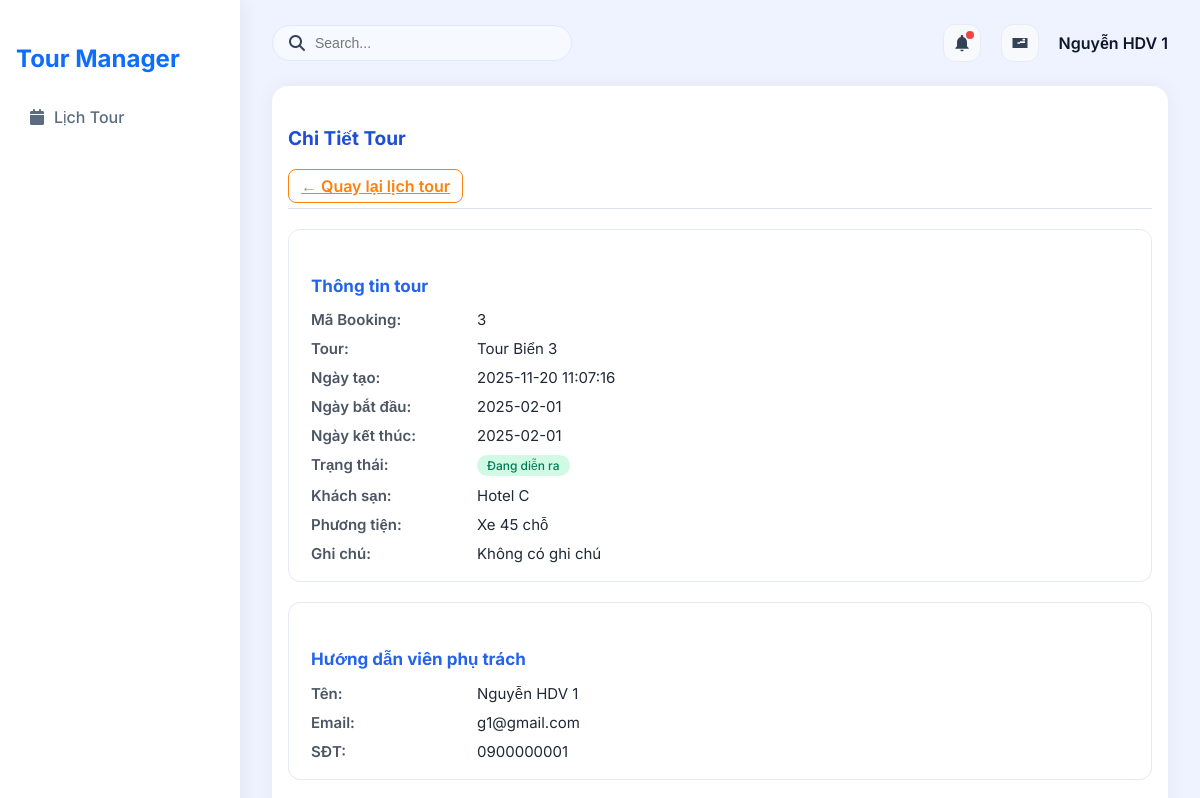
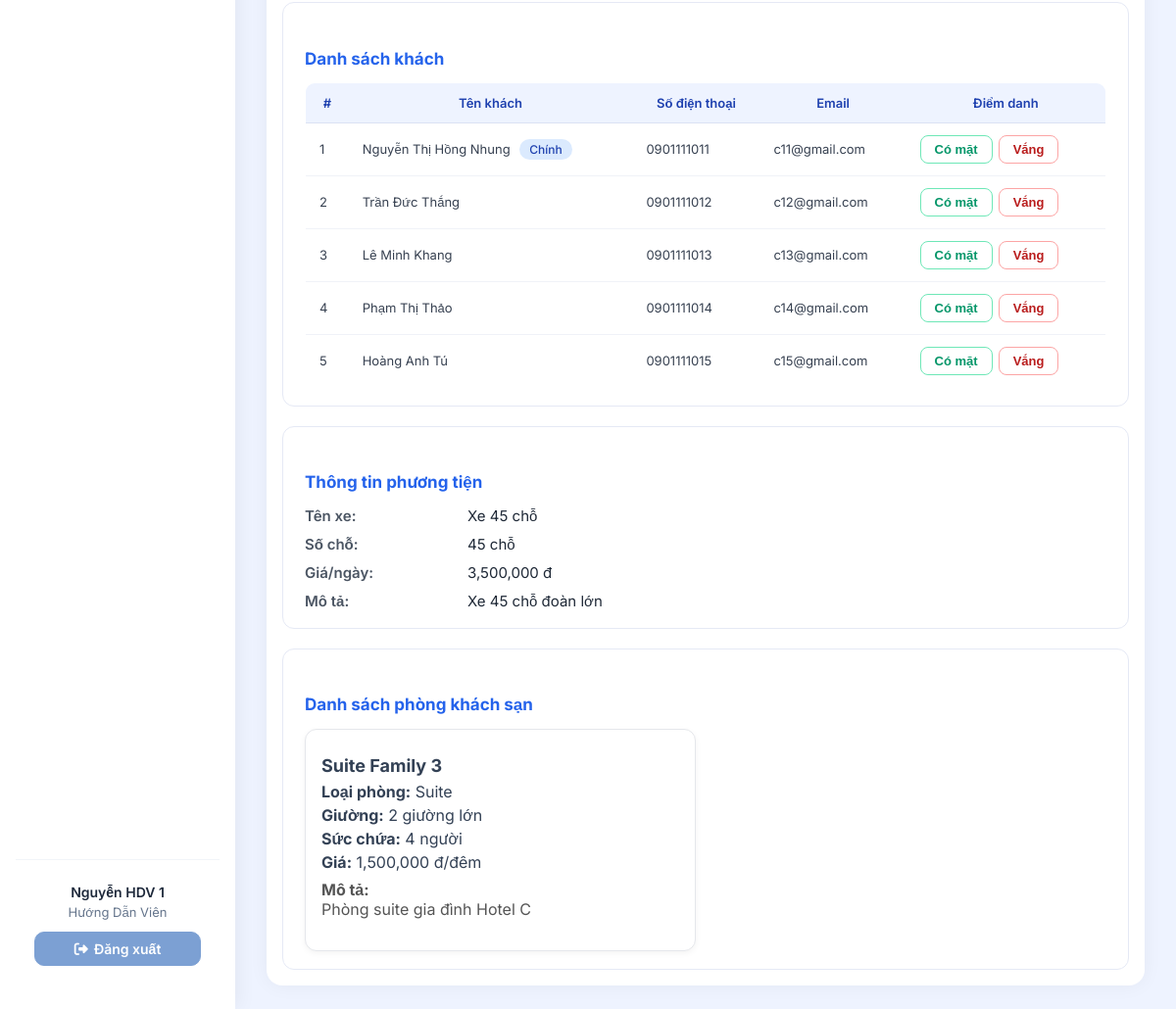
Screenshot of /?action=guide-detailGuideBooking&id=3 (signed in) with the database file from the repository (2 pictures, top to bottom).
### tables this page shows
CREATE TABLE `bookings` (
  `booking_id` int NOT NULL,
  `tour_id` int DEFAULT NULL,
  `guide_id` int DEFAULT NULL,
  `hotel_id` int DEFAULT NULL,
  `vehicle_id` int DEFAULT NULL,
  `status` enum('cho_duyet','dang_dien_ra','da_hoan_thanh','da_huy') NOT NULL DEFAULT 'cho_duyet',
  `report` text,
  `created_at` timestamp NULL DEFAULT CURRENT_TIMESTAMP,
  `start_date` date DEFAULT NULL,
  `end_date` date DEFAULT NULL,
  `total_price` decimal(12,2) NOT NULL DEFAULT '0.00'
);

CREATE TABLE `tours` (
  `tour_id` int NOT NULL,
  `tour_name` varchar(150) NOT NULL,
  `description` text,
  `price_adult` int NOT NULL DEFAULT '0',
  `price_child` int NOT NULL DEFAULT '0',
  `price_vip` int NOT NULL DEFAULT '0',
  `price` decimal(12,2) DEFAULT NULL,
  `category_id` int DEFAULT NULL,
  `tour_images` varchar(255) DEFAULT NULL
);

CREATE TABLE `hotels` (
  `hotel_service_id` int NOT NULL,
  `service_name` varchar(255) DEFAULT NULL,
  `room_type` varchar(255) DEFAULT NULL,
  `price_per_night` decimal(12,2) DEFAULT NULL,
  `description` text,
  `hotel_image` varchar(255) DEFAULT NULL,
  `total_rooms` int NOT NULL DEFAULT '0'
);

CREATE TABLE `vehicles` (
  `vehicle_service_id` int NOT NULL,
  `service_name` varchar(255) DEFAULT NULL,
  `seat` int DEFAULT NULL,
  `price_per_day` decimal(12,2) DEFAULT NULL,
  `description` text
);

CREATE TABLE `users` (
  `user_id` int NOT NULL,
  `username` varchar(50) NOT NULL,
  `password` varchar(255) NOT NULL,
  `role` enum('admin','guide') NOT NULL DEFAULT 'guide',
  `name` varchar(100) DEFAULT NULL,
  `email` varchar(100) DEFAULT NULL,
  `phone` varchar(20) DEFAULT NULL
);

CREATE TABLE `booking_customers` (
  `id` int NOT NULL,
  `booking_id` int NOT NULL,
  `customer_id` int NOT NULL,
  `is_main` tinyint(1) DEFAULT '0'
);

CREATE TABLE `customers` (
  `customer_id` int NOT NULL,
  `full_name` varchar(100) DEFAULT NULL,
  `email` varchar(100) DEFAULT NULL,
  `phone` varchar(20) DEFAULT NULL,
  `role` enum('adult','child','vip') NOT NULL DEFAULT 'adult',
  `address` varchar(255) DEFAULT NULL
);

CREATE TABLE `hotel_rooms` (
  `room_id` int NOT NULL,
  `hotel_id` int NOT NULL,
  `room_name` varchar(255) NOT NULL,
  `room_type` varchar(100) NOT NULL,
  `capacity` int DEFAULT '2',
  `bed_type` varchar(100) DEFAULT '1 giường đôi',
  `price_per_night` decimal(12,2) NOT NULL,
  `description` text,
  `status` enum('available','booked') DEFAULT 'available',
  `booking_id` int DEFAULT NULL,
  `room_number` varchar(50) NOT NULL,
  `floor` int DEFAULT '1'
);

### controllers/GuideScheduleController.php (called while the page is built, shortened)
<?php
class GuideScheduleController
{
    private $bookingQuery;
    function __construct()
    {
        $this->bookingQuery = new BookingQuery();
    }
    public function detailGuideBooking($id)
    {
        $booking = $this->bookingQuery->getFullBooking($id);
        $guide = $this->bookingQuery->getGuideByBooking($id);
        $customers = $this->bookingQuery->getBookingCustomers($id);
        $vehicle = $this->bookingQuery->getVehicleByBooking($id);
        $rooms = $this->bookingQuery->getRoomsByHotel($booking['hotel_id']);
        require './views/Guides/detailGuideBooking.php';
    }
}

### routes/index.php (called while the page is built)
<?php
$action = $_GET['action'] ?? '/';
match ($action) {
    '/' => (new AuthController)->home(),
    'admin' => require './views/admin.php',
    'login' => (new AuthController)->login(),
    'logout' => (new AuthController)->logout(),
    'admin-listTours' => require './views/admin.php',
    'admin-createTours' => require './views/admin.php',
    'admin-updateTours' => require './views/admin.php',
    'admin-listUsers' => require './views/admin.php',
    'admin-createUsers' => require './views/admin.php',
    'admin-updateUsers' => require './views/admin.php',
    'admin-listCategory' => require './views/admin.php',
    'admin-createCategory' => require './views/admin.php',
    'admin-updateCategory' => require './views/admin.php',
    'admin-listCustomer' => require './views/admin.php',
    'admin-createCustomer' => require './views/admin.php',
    'admin-updateCustomer' => require './views/admin.php',
    'admin-listDiscount' => require './views/admin.php',
    'admin-createDiscount' => require './views/admin.php',
    'admin-updateDiscount' => require './views/admin.php',
    'admin-listGuide' => require './views/admin.php',
    'admin-createGuide' => require './views/admin.php',
    'admin-updateGuide' => require './views/admin.php',
    'admin-listTourGuide' => require './views/admin.php',
    'admin-createTourGuide' => require './views/admin.php',
    'admin-updateTourGuide' => require './views/admin.php',
    'admin-listHotel' => require './views/admin.php',
    'admin-createHotel' => require './views/admin.php',
    'admin-updateHotel' => require './views/admin.php',
    'admin-listVehicles' => require './views/admin.php',
    'admin-createVehicles' => require './views/admin.php',
    'admin-updateVehicles' => require './views/admin.php',
    'admin-listReport' => require './views/admin.php',
    'admin-createReport' => require './views/admin.php',
    'admin-updateReport' => require './views/admin.php',
    default => require './views/admin.php',
};

### index.php (called while the page is built, shortened)
<?php
spl_autoload_register(function ($class) {
    $fileName = "$class.php";
    $fileModel              = PATH_MODEL . $fileName;
});
require_once './routes/index.php';

### models/BaseModel.php (called while the page is built, shortened)
<?php
class BaseModel
{
    public function __construct()
    {
        $dsn = sprintf('mysql:host=%s;port=%s;dbname=%s;charset=utf8', DB_HOST, DB_PORT, DB_NAME);
        try {
            $this->pdo = new PDO($dsn, DB_USERNAME, DB_PASSWORD, DB_OPTIONS);
        } catch (PDOException $e) {
            die("Kết nối cơ sở dữ liệu thất bại: {$e->getMessage()}. Vui lòng thử lại sau.");
        }
    }
}

### models/BookingQuery.php (called while the page is built, shortened)
<?php
class BookingQuery extends BaseModel
{
    public function getGuideByBooking($booking_id)
    {
        $sql = "SELECT
                    g.*,
                    u.name AS guide_name,
                    u.phone,
                    u.email,
                    b.status,
                    b.start_date,
                    b.end_date
                FROM bookings b
                LEFT JOIN guides g ON b.guide_id = g.guide_id
                LEFT JOIN users u ON g.user_id = u.user_id
                WHERE b.booking_id = ?";
        $stm = $this->pdo->prepare($sql);
        $stm->execute([$booking_id]);
        return $stm->fetch(PDO::FETCH_ASSOC);
    }
    public function getBookingCustomers($booking_id)
    {
        $sql = "SELECT
                c.*,
                bc.id AS bc_id,
                bc.is_main
            FROM booking_customers bc
            JOIN customers c ON bc.customer_id = c.customer_id
            WHERE bc.booking_id = ?";
        $stm = $this->pdo->prepare($sql);
        $stm->execute([$booking_id]);
        return $stm->fetchAll(PDO::FETCH_ASSOC);
    }
    public function getFullBooking($booking_id)
    {
        $sql = "SELECT
                b.*,
                t.tour_name,
                h.service_name AS hotel_name,
                v.service_name AS vehicle_name
            FROM bookings b
            LEFT JOIN tours t ON b.tour_id = t.tour_id
            LEFT JOIN hotels h ON b.hotel_id = h.hotel_service_id
            LEFT JOIN vehicles v ON b.vehicle_id = v.vehicle_service_id
            WHERE b.booking_id = ?";
        $stm = $this->pdo->prepare($sql);
        $stm->execute([$booking_id]);
        return $stm->fetch(PDO::FETCH_ASSOC);
    }
    public function getVehicleByBooking($booking_id)
    {
        $sql = "SELECT v.*
            FROM bookings b
            JOIN vehicles v ON b.vehicle_id = v.vehicle_service_id
            WHERE b.booking_id = :booking_id";
        $stmt = $this->pdo->prepare($sql);
        $stmt->execute(['booking_id' => $booking_id]);
        return $stmt->fetch();
    }
    public function getRoomsByHotel($hotel_id)
    {
        $sql = "SELECT * FROM hotel_rooms WHERE hotel_id = :hotel_id";
        $stmt = $this->pdo->prepare($sql);
        $stmt->execute(['hotel_id' => $hotel_id]);
        return $stmt->fetchAll();
    }
}
?>

### views/Guides/detailGuideBooking.php (the view, shortened to what this page needs)
<div class="main-content">
    <div class="guide-schedule-wrapper">
        <div class="guide-table-container">
            <div class="guide-table-header d-flex justify-content-between align-items-center">
                <h4>Chi Tiết Tour</h4>
                <a href="?action=guide-schedule" class="btn btn-outline-detail">← Quay lại lịch tour</a>
            </div>
            <div class="booking-info-box">
                <h5>Thông tin tour</h5>
                <div class="info-grid">
                    <div>
                        <label>Mã Booking:</label>
                        <span><?= $booking['booking_id'] ?></span>
                    </div>
                    <div>
                        <label>Tour:</label>
                        <span><?= $booking['tour_name'] ?></span>
                    </div>
                    <div>
                        <label>Ngày tạo:</label>
                        <span><?= $booking['created_at'] ?></span>
                    </div>
                    <div>
                        <label>Ngày bắt đầu:</label>
                        <span><?= $booking['start_date'] ?></span>
                    </div>
                    <div>
                        <label>Ngày kết thúc:</label>
                        <span><?= $booking['end_date'] ?></span>
                    </div>
                    <div>
                        <label>Trạng thái:</label>
                        <?php
                        switch ($booking['status']) {
                            case 'dang_dien_ra':
                                echo "<span class='badge bg-success'>Đang diễn ra</span>";
                                break;
                        }
                        ?>
                    </div>
                    <div>
                        <label>Khách sạn:</label>
                        <span><?= $booking['hotel_name'] ?></span>
                    </div>
                    <div>
                        <label>Phương tiện:</label>
                        <span><?= $booking['vehicle_name'] ?></span>
                    </div>
                    <div>
                        <label>Ghi chú:</label>
                        <span><?= !empty($booking['report']) ? $booking['report'] : "Không có ghi chú" ?></span>
                    </div>
                </div>
            </div>
            <div class="booking-info-box">
                <h5>Hướng dẫn viên phụ trách</h5>
                <div class="info-grid">
                    <div>
                        <label>Tên:</label>
                        <span><?= $guide['guide_name'] ?></span>
                    </div>
                    <div>
                        <label>Email:</label>
                        <span><?= $guide['email'] ?></span>
                    </div>
                    <div>
                        <label>SĐT:</label>
                        <span><?= $guide['phone'] ?></span>
                    </div>
                </div>
            </div>
            <div class="booking-info-box">
                <h5>Danh sách khách</h5>
                <table class="table-schedule">
                    <thead>
                        <tr>
                            <th>#</th>
                            <th>Tên khách</th>
                            <th>Số điện thoại</th>
                            <th>Email</th>
                            <th>Điểm danh</th>
                        </tr>
                    </thead>
                    <tbody>
                        <?php
                        $i = 1;
                        $attMap = [];
                        foreach ($customers as $c):
                            $att = $attMap[$c['customer_id']] ?? null;
                            ?>
                            <tr>
                                <td><?= $i++ ?></td>
                                <td>
                                    <?= $c['full_name'] ?>
                                    <?php if ($c['is_main']): ?>
                                        <span class="badge bg-primary" style="margin-left:6px;">Chính</span>
                                    <?php endif; ?>
                                </td>
                                <td><?= $c['phone'] ?></td>
                                <td><?= $c['email'] ?></td>
                                <td>
                                    <form method="POST" action="?action=guide-updateAttendance"
                                        style="display:flex; gap:6px;">
                                        <button name="status" value="present"
                                            class="<?= $att['status'] == 'present' ? 'btn-success' : 'btn-outline-success' ?>">
                                            Có mặt
                                        </button>
                                        <button name="status" value="absent"
                                            class="<?= $att['status'] == 'absent' ? 'btn-danger' : 'btn-outline-danger' ?>">
                                            Vắng
                                        </button>
                                    </form>
                                </td>
                            </tr>
                        <?php endforeach ?>
                    </tbody>
                </table>
            </div>
            <div class="booking-info-box">
                <h5>Thông tin phương tiện</h5>
                <div class="info-grid">
                    <div>
                        <label>Tên xe:</label>
                        <span><?= $vehicle['service_name'] ?></span>
                    </div>
                    <div>
                        <label>Số chỗ:</label>
                        <span><?= $vehicle['seat'] ?> chỗ</span>
                    </div>
                    <div>
                        <label>Giá/ngày:</label>
                        <span><?= number_format($vehicle['price_per_day']) ?> đ</span>
                    </div>
                    <div>
                        <label>Mô tả:</label>
                        <span><?= $vehicle['description'] ?></span>
                    </div>
                </div>
            </div>
            <div class="booking-info-box">
                <h5>Danh sách phòng khách sạn</h5>
                <?php if (!empty($rooms)): ?>
                    <div class="room-grid"
                        style="display:grid; grid-template-columns: repeat(auto-fill, minmax(280px, 1fr)); gap:20px;">
                        <?php foreach ($rooms as $room): ?>
                            <div class="room-card" style="background:#fff; padding:16px; border-radius:12px; border:1px solid #e5e7eb;
                           box-shadow:0 2px 6px rgba(0,0,0,0.05);">
                                <h4 style="margin:10px 0 6px; font-size:18px;"><?= $room['room_name'] ?></h4>
                                <p style="margin:4px 0;">
                                    <strong>Loại phòng:</strong> <?= $room['room_type'] ?>
                                </p>
                                <p style="margin:4px 0;">
                                    <strong>Giường:</strong> <?= $room['bed_type'] ?>
                                </p>
                                <p style="margin:4px 0;">
                                    <strong>Sức chứa:</strong> <?= $room['capacity'] ?> người
                                </p>
                                <p style="margin:4px 0;">
                                    <strong>Giá:</strong>
                                    <?= number_format($room['price_per_night']) ?> đ/đêm
                                </p>
                                <p style="margin-top:8px; color:#555;">
                                    <strong>Mô tả:</strong><br>
                                    <?= !empty($room['description']) ? $room['description'] : "Không có mô tả" ?>
                                </p>
                            </div>
                        <?php endforeach; ?>
                    </div>
                <?php else: ?>
                    <p style="color:#888;">Khách sạn này chưa có dữ liệu phòng.</p>
                <?php endif; ?>
            </div>
        </div>
    </div>
</div>

### rows the page displays
bookings: booking_id "3", tour.tour_name "Tour Biển 3", created_at "2025-11-20 11:07:16", start_date "2025-02-01", end_date "2025-02-01", hotel.service_name "Hotel C", vehicle.service_name "Xe 45 chỗ", users.name "Nguyễn HDV 1", users.email "g1@gmail.com", users.phone "0900000001"
booking_customers: customer.full_name "Nguyễn Thị Hồng Nhung", is_main "Chính", customer.phone "0901111011", customer.email "c11@gmail.com"
booking_customers: customer.full_name "Trần Đức Thắng", customer.phone "0901111012", customer.email "c12@gmail.com"
booking_customers: customer.full_name "Lê Minh Khang", customer.phone "0901111013", customer.email "c13@gmail.com"
booking_customers: customer.full_name "Phạm Thị Thảo", customer.phone "0901111014", customer.email "c14@gmail.com"
booking_customers: customer.full_name "Hoàng Anh Tú", customer.phone "0901111015", customer.email "c15@gmail.com"
vehicles: service_name "Xe 45 chỗ", seat "45", price_per_day "3,500,000", description "Xe 45 chỗ đoàn lớn"
hotel_rooms: room_name "Suite Family 3", room_type "Suite", bed_type "2 giường lớn", capacity "4", price_per_night "1,500,000", description "Phòng suite gia đình Hotel C"

### other values shown
$user['name'] "Nguyễn HDV 1"
